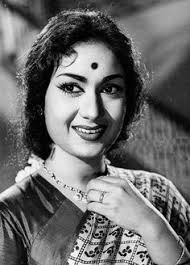
#> input picture ImageHistogram/p5.jpeg, 190 x 265 px
$ python python5.py
#> lines starting #> are read from the running program, lines starting #| are printed output that depends on the picture
import cv2
import numpy as np
import matplotlib.pyplot as plt
import tkinter as tk
from tkinter import filedialog

# 1. Open a local file picker window
root = tk.Tk()
root.withdraw()
print("Select your image file in the popup window...")
image_path = filedialog.askopenfilename(title="Select Image",
                                        filetypes=[("Image files", "*.png *.jpg *.jpeg")])
#> the answer given: p5.jpeg

if not image_path:
    print("No file selected! Exiting...")
else:
    # Load image in grayscale
    img = cv2.imread(image_path, 0)
#> img is the input picture: shape (265, 190); min 0, max 255, mean 108

    if img is None:
        print("Error: Could not load image.")
    else:
        # Standardize size for the 4-quadrant split
        img = cv2.resize(img, (300, 300))
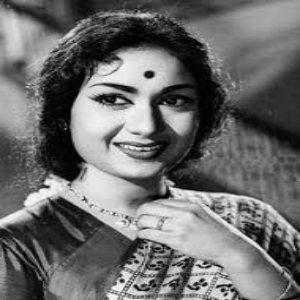
#> img: shape (300, 300); min 0, max 253, mean 107.8
        h, w = img.shape
#> h = 300; w = 300

        # --- SUB-IMAGE CALCULATIONS (Quadrants 1, 2, 3, 4) ---
        # Splitting the image into four equal parts
        # Quadrant 1: Top-Left  | Quadrant 2: Top-Right
        # Quadrant 3: Bottom-Left| Quadrant 4: Bottom-Right
        mid_h, mid_w = h // 2, w // 2
#> mid_h = 150; mid_w = 150

        sub1 = img[0:mid_h, 0:mid_w]
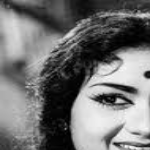
#> sub1: shape (150, 150); min 0, max 250, mean 114.8
        sub2 = img[0:mid_h, mid_w:w]
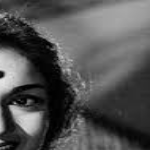
#> sub2: shape (150, 150); min 0, max 228, mean 82.6
        sub3 = img[mid_h:h, 0:mid_w]
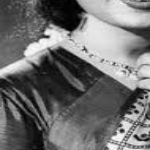
#> sub3: shape (150, 150); min 0, max 253, mean 111.1
        sub4 = img[mid_h:h, mid_w:w]
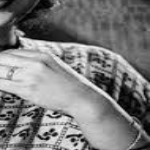
#> sub4: shape (150, 150); min 0, max 248, mean 122.9

        # --- DISPLAY RESULTS ---
        plt.figure(figsize=(15, 10))

        # 1. Original Image
        plt.subplot(2, 3, 1)
        plt.imshow(img, cmap='gray')
        plt.title('Source Image')
        plt.axis('off')

        # 2. Full Image Histogram
        plt.subplot(2, 3, 2)
        plt.hist(img.ravel(), 256, [0, 256], color='gold')
        plt.title('Full Image Histogram')

        # 3. Sub-histogram 1
        plt.subplot(2, 3, 3)
        plt.hist(sub1.ravel(), 256, [0, 256], color='yellow')
        plt.title('Sub-histogram 1 (Top-Left)')

        # 4. Sub-histogram 2
        plt.subplot(2, 3, 4)
        plt.hist(sub2.ravel(), 256, [0, 256], color='yellow')
        plt.title('Sub-histogram 2 (Top-Right)')

        # 5. Sub-histogram 3
        plt.subplot(2, 3, 5)
        plt.hist(sub3.ravel(), 256, [0, 256], color='yellow')
        plt.title('Sub-histogram 3 (Bottom-Left)')

        # 6. Sub-histogram 4
        plt.subplot(2, 3, 6)
        plt.hist(sub4.ravel(), 256, [0, 256], color='yellow')
        plt.title('Sub-histogram 4 (Bottom-Right)')

        plt.tight_layout()
        plt.show()
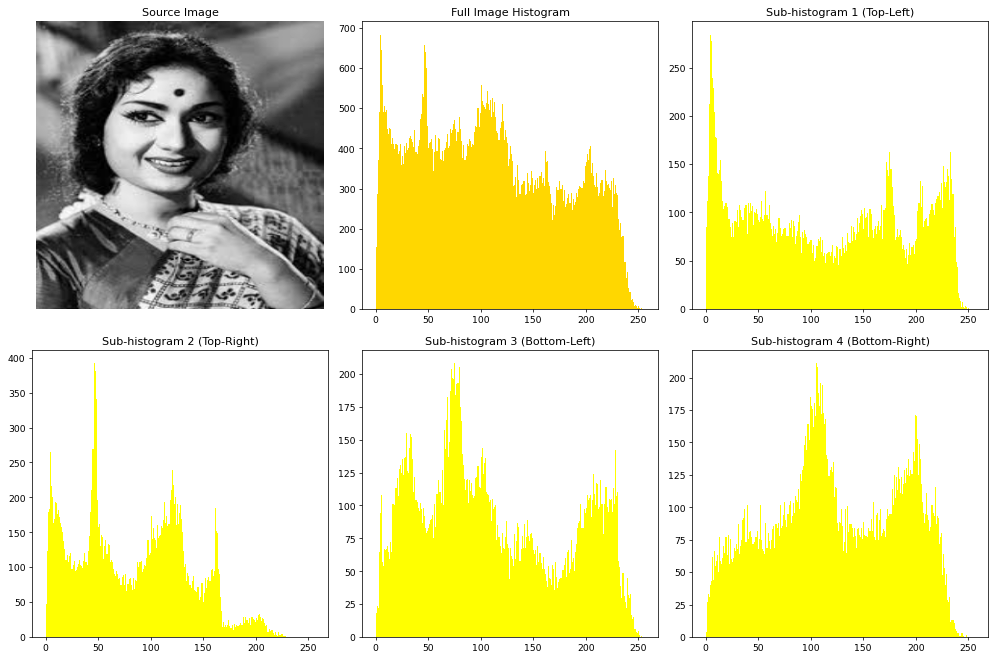
#> figure drawn by matplotlib, 6 panels; panel 2: tallest bar 683 high, from x = 4 to 5; panel 3: tallest bar 284 high, from x = 4 to 5; panel 4: tallest bar 392 high, from x = 46 to 47; panel 5: tallest bar 208 high, from x = 75 to 76
